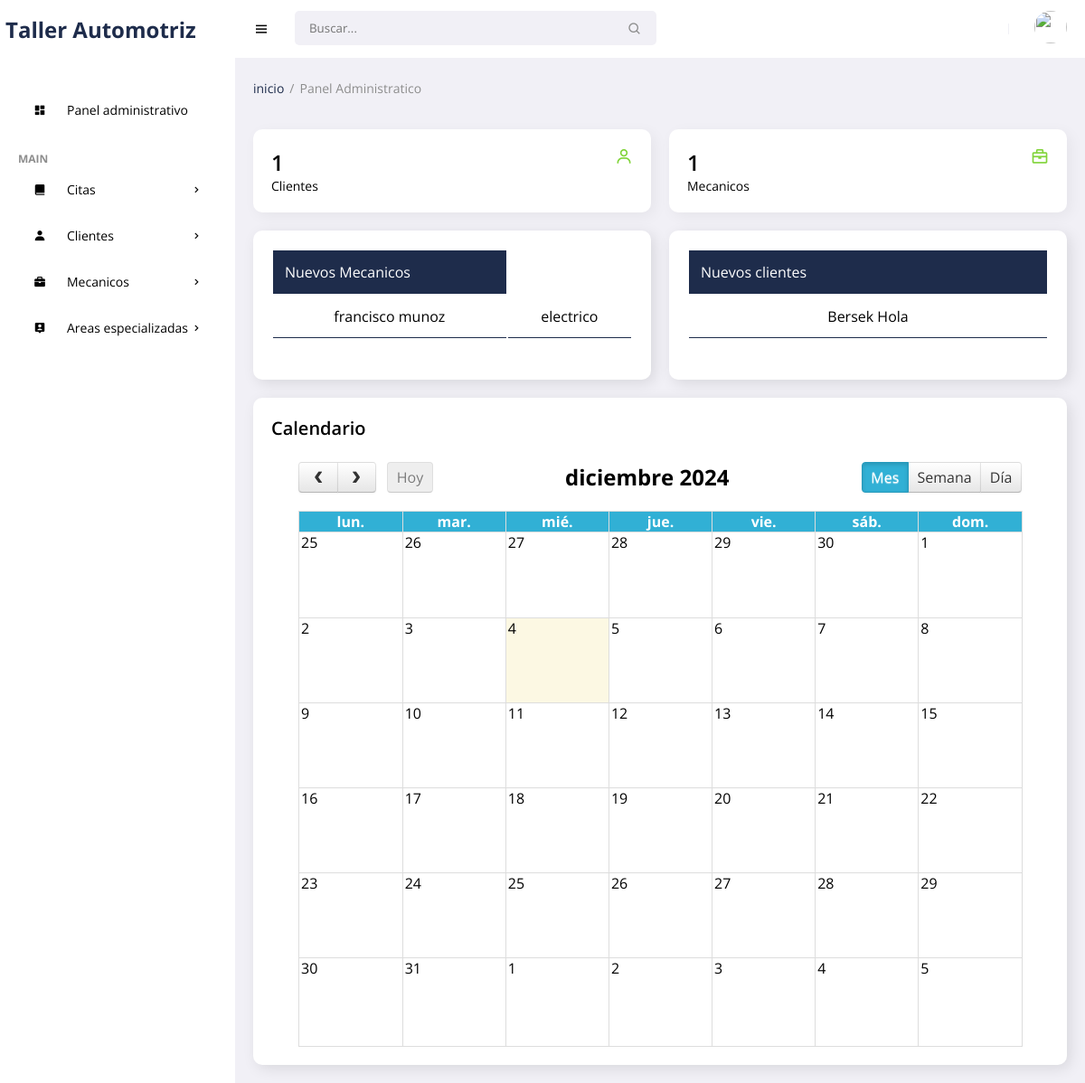
Page /frontend/admin/escritorio.php (signed in) on the earlier database version.
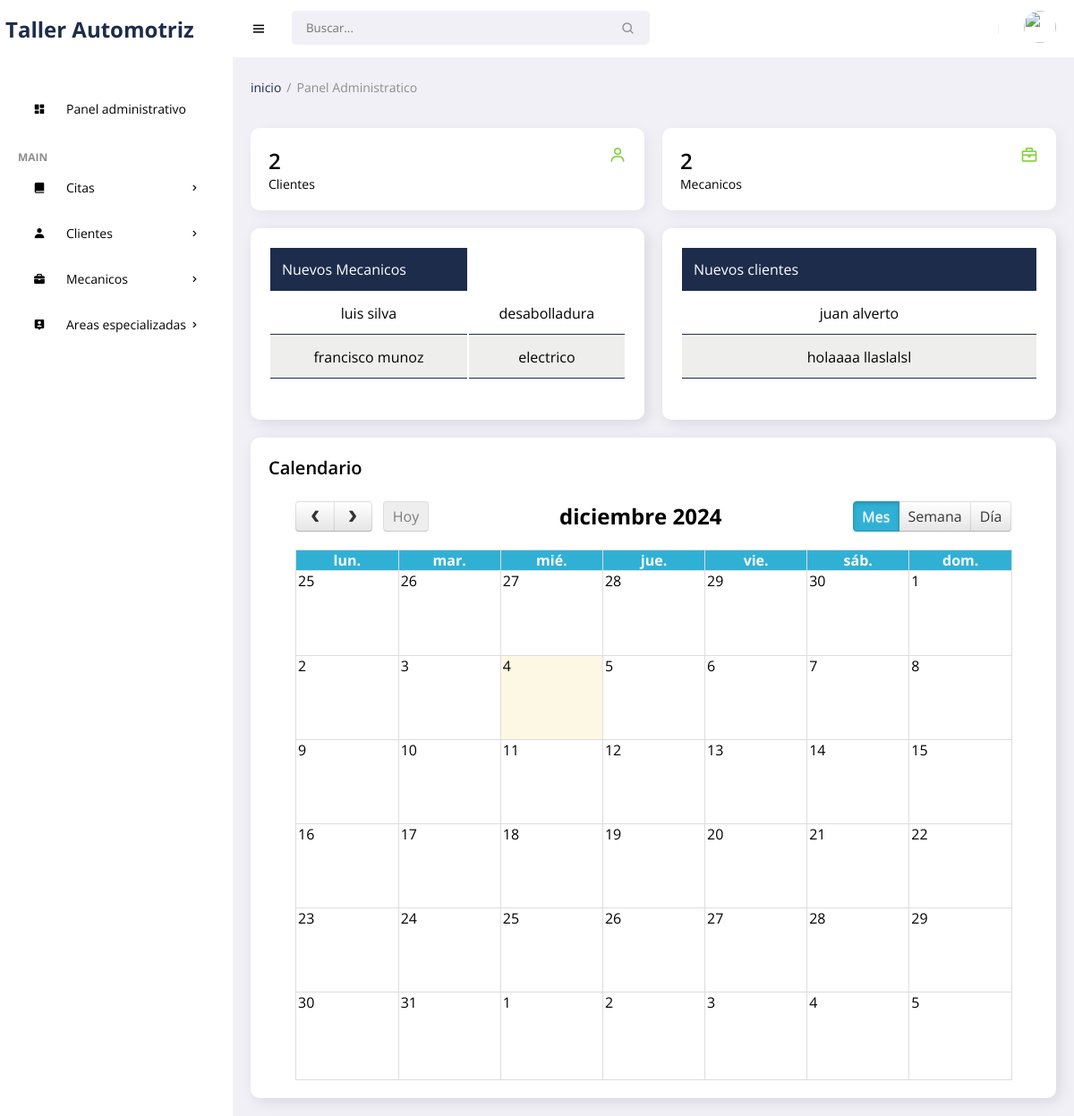
Same page on the later database version.
### tables this page shows
CREATE TABLE `mecanicos` (
  `idodc` int(11) NOT NULL,
  `ceddoc` varchar(15) NOT NULL,
  `nodoc` varchar(35) NOT NULL,
  `apdoc` varchar(35) NOT NULL,
  `nomesp` varchar(100) NOT NULL,
  `direcd` varchar(150) NOT NULL,
  `sexd` varchar(15) NOT NULL,
  `phd` char(13) NOT NULL,
  `nacd` date NOT NULL,
  `corr` varchar(30) NOT NULL,
  `username` varchar(25) NOT NULL,
  `password` varchar(255) NOT NULL,
  `rol` char(1) NOT NULL,
  `state` char(1) NOT NULL,
  `fere` timestamp NOT NULL DEFAULT current_timestamp() ON UPDATE current_timestamp()
);

CREATE TABLE `clientes` (
  `idpa` int(11) NOT NULL,
  `numhs` char(8) NOT NULL,
  `nompa` varchar(30) NOT NULL,
  `apepa` varchar(30) NOT NULL,
  `direc` varchar(150) NOT NULL,
  `ciu` varchar(15) NOT NULL,
  `grup` varchar(15) NOT NULL,
  `phon` char(13) NOT NULL,
  `cump` date NOT NULL,
  `corr` varchar(35) NOT NULL,
  `username` varchar(25) NOT NULL,
  `password` varchar(255) NOT NULL,
  `rol` char(1) NOT NULL,
  `state` char(1) NOT NULL,
  `fere` timestamp NOT NULL DEFAULT current_timestamp() ON UPDATE current_timestamp()
);

### frontend/admin/escritorio.php (the view, shortened to what the changed rows need)
    <?php
    require_once('../../backend/bd/Conexion.php');
     ?>
<!DOCTYPE html>
<html lang="es">
<head>
    <link href='https://unpkg.com/boxicons@2.0.9/css/boxicons.min.css' rel='stylesheet'>
    <link rel="stylesheet" href="../../backend/css/admin.css">
        <link rel="stylesheet" href="../../backend/vendor/datatables/dataTables.bs4.css" />
        <link rel="stylesheet" href="../../backend/vendor/datatables/dataTables.bs4-custom.css" />
        <link href="../../backend/vendor/datatables/buttons.bs.css" rel="stylesheet" />
    <link href='../../backend/css/fullcalendar.css' rel='stylesheet' />
</head>
<body>
    <section id="content">
        <main>
            <div class="info-data">
                <div class="card">
                    <div class="head">
                        <div>
                                    <?php
                                            $sql = "SELECT COUNT(*) total FROM clientes";
                                            $result = $connect->query($sql);
                                            $total = $result->fetchColumn();
                                             ?>
                            <h2><?php echo  $total; ?></h2>
                            <p>Clientes</p>
                        </div>
                    </div>
                </div>
                <div class="card">
                    <div class="head">
                        <div>
                                    <?php
                                            $sql = "SELECT COUNT(*) total FROM mecanicos";
                                            $result = $connect->query($sql);
                                            $total = $result->fetchColumn();
                                             ?>
                            <h2><?php echo  $total; ?></h2>
                            <p>Mecanicos</p>
                        </div>
                    </div>
                </div>
            </div>
            <div class="data">
                <div class="content-data">
<div class="table-responsive" style="overflow-x:auto;">
 <?php
$sentencia = $connect->prepare("SELECT * FROM mecanicos ORDER BY idodc DESC LIMIT 10;");
 $sentencia->execute();
$data =  array();
if($sentencia){
  while($r = $sentencia->fetchObject()){
    $data[] = $r;
  }
}
     ?>
     <?php if(count($data)>0):?>
         <table id="example" class="responsive-table">
            <thead>
                <tr>
                    <th scope="col">Nuevos Mecanicos</th>
                </tr>
            </thead>
            <tbody>
                <?php foreach($data as $d):?>
                    <tr>
                        <td data-title="Paciente"><?php echo $d->nodoc ?>&nbsp;<?php echo $d->apdoc ?></td>
                        <td data-title="Especialidad"><?php echo $d->nomesp ?></td>
                    </tr>
                    <?php endforeach; ?>
            </tbody>
         </table>
    <?php endif; ?>
                   </div>
                </div>
                <div class="content-data">
                   <div class="table-responsive" style="overflow-x:auto;">
 <?php
$sentencia = $connect->prepare("SELECT * FROM clientes ORDER BY idpa DESC LIMIT 10;");
 $sentencia->execute();
$data =  array();
if($sentencia){
  while($r = $sentencia->fetchObject()){
    $data[] = $r;
  }
}
     ?>
     <?php if(count($data)>0):?>
         <table id="example" class="responsive-table">
            <thead>
                <tr>
                    <th scope="col">Nuevos clientes</th>
                </tr>
            </thead>
            <tbody>
                <?php foreach($data as $d):?>
                    <tr>
                        <td data-title="Paciente"><?php echo $d->nompa ?>&nbsp;<?php echo $d->apepa ?></td>
                    </tr>
                    <?php endforeach; ?>
            </tbody>
         </table>
    <?php endif; ?>
                   </div>
                </div>
            </div>
        </main>
    </section>
</body>
</html>

Differences in the rows shown:
removed clientes: nompa "Bersek", apepa "Hola"
added mecanicos: nodoc "luis", apdoc "silva", nomesp "desabolladura"
added clientes: nompa "juan", apepa "alverto"
added clientes: nompa "holaaaa", apepa "llaslalsl"
Other differences:
$total: "1" → "2"
